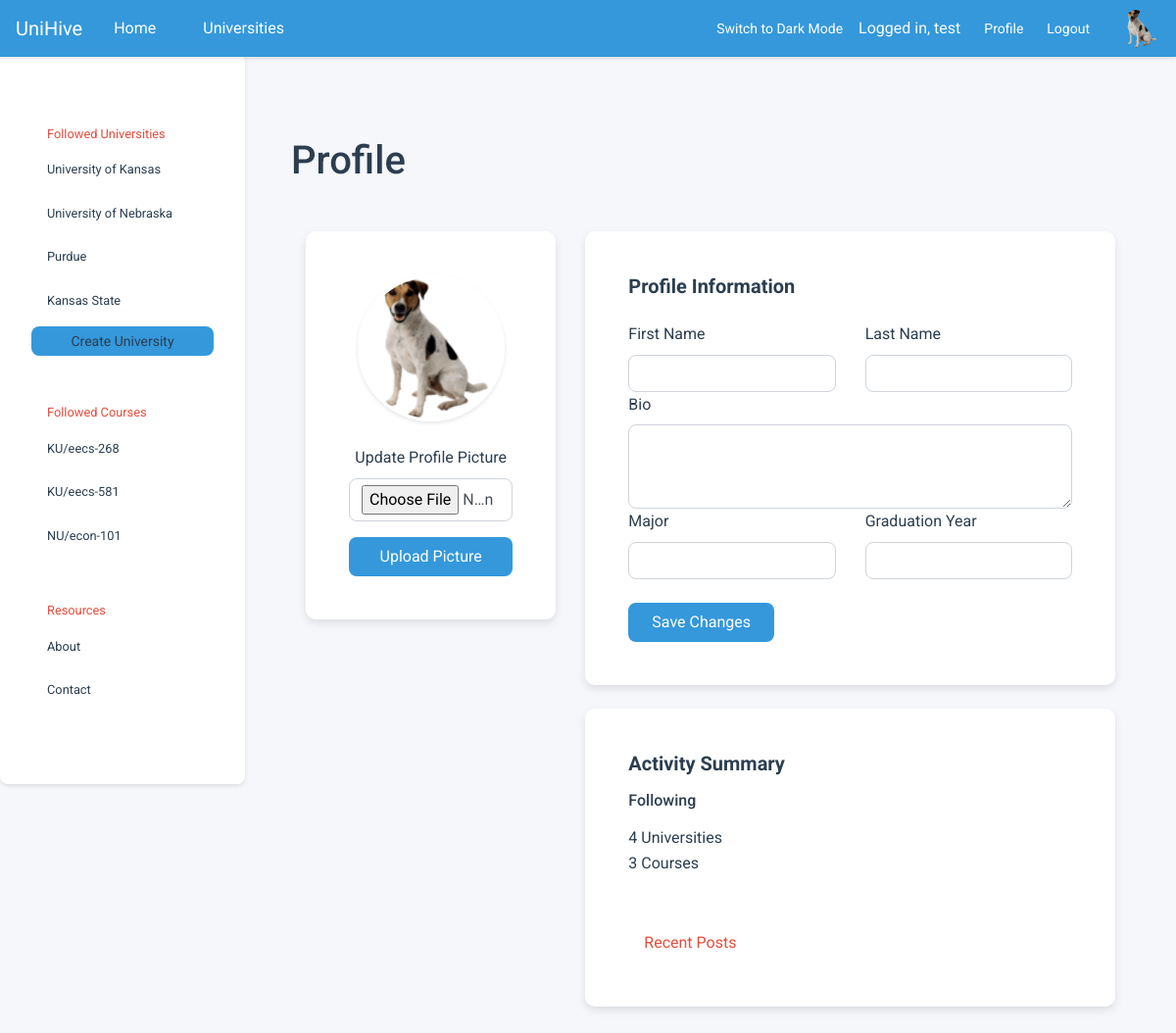
Screenshot of /profile (signed in) with the database file from the repository.
### tables this page shows
CREATE TABLE universities (
            id          INTEGER PRIMARY KEY,
            created     TIMESTAMP DEFAULT CURRENT_TIMESTAMP NOT NULL,
            name        VARCHAR UNIQUE NOT NULL,
            acronym     VARCHAR UNIQUE,
            description VARCHAR,
            logo        VARCHAR
        );

CREATE TABLE courses (
            id            INTEGER PRIMARY KEY AUTOINCREMENT,
            created       TIMESTAMP DEFAULT CURRENT_TIMESTAMP NOT NULL,
            name          VARCHAR NOT NULL,
            description   VARCHAR,
            course_number VARCHAR,
            department    INTEGER,
            hours         INTEGER,
            university    INTEGER NOT NULL,
            popularity_score INTEGER DEFAULT 0 
        );

### main.py (the view, shortened to what this page needs)
@app.route("/profile", methods = ["GET", "POST"])
@login_required
def profile():
    user = USERS.get(SESSION.current_user_id)
    if not user:
        SESSION.current_user_id = None
        return redirect(url_for('login'))
    return render_template('user_profile.html', user=user, recent_posts=get_posts_user_recent())

### db.py (called while the page is built)
def query(query: str, parameters: tuple = tuple(), *, count: int = None):
    try:
        cursor = connection.cursor()               # Create a database cursor
        result = cursor.execute(query, parameters) # Execute the query safely
        connection.commit()                        # Commit the changes to DB
        if count is None:                  # If the count was not set
            return result.fetchall()       # Fetch every row in query
        if count == 1:                     # If the count was set one
            return result.fetchone()       # Fetch a single query row
        else:                              # If count was other value
            return result.fetchmany(count) # Fetch desired row amount
    except sqlite3.Error as e:
        print("[QUERY ERROR]", e)
        return False
    finally:
        cursor.close()

### db_util.py (called while the page is built)
def get_posts_user_recent():
    from post import Post
    query_str = f"""
            SELECT id, created, title, content, author, course FROM posts
            WHERE author = ? AND parent IS NULL ORDER BY created DESC;
        """
    posts = [Post(*params) for params in query(
        query_str,
        (USERS[SESSION.current_user_id].username,)
    )]
    if len(posts) > 4:
        return posts[:3]
    else:
        return posts

### department.py (called while the page is built)
    @staticmethod
    def get_department_by_id(id: int):
        params = query(
            "SELECT id, name, abbreviation, university FROM departments WHERE id = ?",
            (id,),
            count = 1
        )
        if not params: return None # Department not found
        return Department(*params) # Construct department object

### main.py (called while the page is built)
@app.context_processor
def inject_default():
    return dict(
        USERS   = USERS,
        SESSION = SESSION,
        active  = None
    )

def login_required(f):
    @wraps(f)
    def decorated_function(*args, **kwargs):
        if SESSION.current_user_id is None:
            flash("Please login to access this page")
            return redirect(url_for('login'))
        return f(*args, **kwargs)
    return decorated_function

### university.py (called while the page is built)
    @staticmethod
    def get_university_by_id(id: int):
        params = query(
            "SELECT id, name, acronym, description FROM universities WHERE id = ?;",
            (id,),
            count = 1
        )
        if not params: return None # University not found
        return University(*params) # Construct university object

### templates/user_profile.html (shortened to what this page needs)
{% extends 'base.html' %} {% block content_title %}Profile{% endblock %}  {% block content_main %}
<div class="container mt-5 pb-5">
  <div class="row">
    <div class="col-md-4">
      <div class="card shadow-sm">
        <div class="card-body text-center">
          <div class="profile-picture-container mb-4">
            {% if USERS[SESSION.current_user_id].profile_img %}
            <img
              src="{{ USERS[SESSION.current_user_id].profile_img }}"
              class="rounded-circle profile-picture"
              alt="Profile Picture"
            />
            {% else %}
            <img
              src="{{ url_for('static', filename='profile_pic.jpg') }}"
              class="rounded-circle profile-picture"
              alt="Default Profile Picture"
            />
            {% endif %}
          </div>
          <form method="POST" enctype="multipart/form-data" class="mt-4">
            <div class="mb-3">
              <label for="profile_picture" class="form-label"
                >Update Profile Picture</label
              >
              <input
                type="file"
                class="form-control"
                id="profile_picture"
                name="profile_picture"
                accept="image/*"
              />
            </div>
            <button type="submit" class="btn btn-primary w-100">
              Upload Picture
            </button>
          </form>
        </div>
      </div>
    </div>
    <div class="col-md-8">
      <div class="card shadow-sm">
        <div class="card-body">
          <h5 class="card-title mb-4">Profile Information</h5>
          <form method="POST" class="needs-validation" novalidate>
            <div class="row g-3">
              <div class="col-md-6">
                <label for="firstName" class="form-label">First Name</label>
                <input
                  type="text"
                  class="form-control"
                  id="firstName"
                  name="firstName"
                  required
                />
              </div>
              <div class="col-md-6">
                <label for="lastName" class="form-label">Last Name</label>
                <input
                  type="text"
                  class="form-control"
                  id="lastName"
                  name="lastName"
                  required
                />
              </div>
              <div class="col-12">
                <label for="bio" class="form-label">Bio</label>
                <textarea
                  class="form-control"
                  id="bio"
                  name="bio"
                  rows="3"
                ></textarea>
              </div>
              <div class="col-md-6">
                <label for="major" class="form-label">Major</label>
                <input
                  type="text"
                  class="form-control"
                  id="major"
                  name="major"
                />
              </div>
              <div class="col-md-6">
                <label for="graduationYear" class="form-label"
                  >Graduation Year</label
                >
                <input
                  type="number"
                  class="form-control"
                  id="graduationYear"
                  name="graduationYear"
                />
              </div>
            </div>
            <div class="mt-4">
              <button type="submit" class="btn btn-primary">
                Save Changes
              </button>
            </div>
          </form>
        </div>
      </div>
      <div class="card shadow-sm mt-4">
        <div class="card-body">
          <h5 class="card-title">Activity Summary</h5>
          <div class="row mt-3">
            <div class="col-md-6">
              <h6>Following</h6>
              <p class="mb-0">
                {{ USERS[SESSION.current_user_id].followed_universities|length
                }} Universities
              </p>
              <p>
                {{ USERS[SESSION.current_user_id].followed_courses|length }}
                Courses
              </p>
            </div>
          </div>
          <div class="sidebar-header">Recent Posts</div>
        </div>
      </div>
    </div>
  </div>
</div>
{% endblock %}

### templates/base.html (shortened to what this page needs)
<!doctype html>
<html lang="en">
  <head>
    <link
      rel="stylesheet"
      href="https://cdn.jsdelivr.net/npm/bootstrap@4.0.0/dist/css/bootstrap.min.css"
    />
    <link rel="stylesheet" href="{{url_for('static', filename='main.css')}}" />
  </head>
  <body>
    <nav class="navbar navbar-expand-lg navbar-custom fixed-top">
      <div class="container-fluid">
        <div class="d-flex align-items-center">
          <a class="navbar-brand" href="/">UniHive</a>
          <div class="collapse navbar-collapse" id="navbarNavDropdown">
            <ul class="navbar-nav">
              <li class="nav-item">
                <a class="nav-link" href="{{ url_for('home') }}">Home</a>
              </li>
              <li class="nav-item">
                <a class="nav-link" href="#">Universities</a>
              </li>
            </ul>
          </div>
        </div>
        <div class="d-flex align-items-center">
          <button id="theme-toggle" class="btn btn-outline-light btn-sm me-2">
          </button>
          {% if SESSION.current_user_id %}
          <span class="text-light mr-3"
            >Logged in, {{ USERS[SESSION.current_user_id].username }}</span
          >
          <a
            href="{{ url_for('profile') }}"
            class="btn btn-outline-light btn-sm me-2"
            >Profile</a
          >
          <a
            href="{{ url_for('logout') }}"
            class="btn btn-outline-light btn-sm me-2"
            >Logout</a
          >
          <img
            src="{{ url_for('static', filename='profile_pic.jpg') }}"
            class="rounded-circle profile-img"
            alt="Profile"
          />
          {% endif %}
        </div>
      </div>
    </nav>
    <div class="sidebar">
      <div class="sidebar-header">Followed Universities</div>
      {% for followed_university in
      USERS[SESSION.current_user_id].followed_universities %}
      <a
        href="{{url_for('university', university_acro=followed_university.acronym)}}"
        >{{followed_university.name}}</a
      >
      {% endfor %} {% block sidebar_content %} {% endblock %}
      <a
        href="{{url_for('create_university')}}"
        class="btn navbar-toggler btn-sm text-center"
        role="button"
        aria-disabled="true"
        >Create University</a
      >
      <div class="sidebar-header">Followed Courses</div>
      {% for followed_course in USERS[SESSION.current_user_id].followed_courses
      %}
      <a
        href="{{url_for('course', university_acro=followed_course.university.acronym, course=followed_course.name_combined)}}"
        >{{followed_course.university.acronym}}/{{followed_course.name_combined}}</a
      >
      {% endfor %}
      <div class="sidebar-header">Resources</div>
      <a href="#">About</a>
      <a href="#">Contact</a>
    </div>
    <div class="content">
      <div class="container">
        <h1 class="my-5 text-left">{% block content_title %}{% endblock %}</h1>
        {% block content_main %} {% endblock %}
      </div>
    </div>
  </body>
</html>

### static/main.css (style rules this page uses)
:root { --background-color: #f5f7fa; --text-color: #2c3e50; --primary-color: #3498db; --secondary-color: #95a5a6; --accent-color: #e74c3c; --card-bg-color: #ffffff; --card-shadow: rgba(0, 0, 0, 0.1); --link-hover-bg: #ecf0f1; --border-radius: 8px; --transition-speed: 0.3s; }
* { margin: 0; padding: 0; box-sizing: border-box; font-family: "Roboto", sans-serif; }
body { background-color: var(--background-color); color: var(--text-color); line-height: 1.6; transition: background-color var(--transition-speed), color var(--transition-speed); }
.navbar { background-color: var(--primary-color); color: #fff; padding: 1rem 2rem; box-shadow: 0 4px 6px var(--card-shadow); position: fixed; top: 0; left: 0; right: 0; z-index: 1030; }
.navbar a { color: #fff; text-decoration: none; margin-right: 1rem; transition: color var(--transition-speed); }
.sidebar { position: fixed; top: 55px; left: 0; width: 250px; height: calc(100vh - 55px); background-color: var(--card-bg-color); color: var(--text-color); padding: 2rem; display: flex; flex-direction: column; font-size: 0.8rem; border-radius: var(--border-radius); box-shadow: 0 2px 4px var(--card-shadow); }
.sidebar a { display: block; padding: 0.5rem 1rem; margin-bottom: 0.5rem; color: var(--text-color); text-decoration: none; border-radius: var(--border-radius); transition: background-color var(--transition-speed), color var(--transition-speed); }
.sidebar-header { margin-top: 2rem; color: var(--accent-color); padding: 0.5rem 1rem; }
.content { margin-left: 250px; margin-top: 60px; padding: 2rem; }
.card { background-color: var(--card-bg-color); border-radius: var(--border-radius); box-shadow: 0 4px 8px var(--card-shadow); padding: 1.5rem; margin-bottom: 1.5rem; transition: transform var(--transition-speed), box-shadow var(--transition-speed); }
.card-title { font-weight: bold; }
.btn { display: inline-block; background-color: var(--primary-color); color: #fff; padding: 0.75rem 1.5rem; border: none; border-radius: var(--border-radius); cursor: pointer; transition: background-color var(--transition-speed), transform var(--transition-speed); }
h1, h2, h3, h4, h5, h6 { color: var(--text-color); margin-bottom: 1rem; }
p { margin-bottom: 1rem; }

### templates/base.html (style rules this page uses)
.navbar { padding: 0.5rem 1rem; box-shadow: 0 2px 4px rgba(0, 0, 0, 0.1); }
.navbar .container-fluid { padding: 0; }
.nav-link { padding: 0.5rem 1rem !important; }
.profile-img { margin-left: 1em; width: 40px; height: 40px; object-fit: cover; }
.me-2 { margin-right: 0.5rem !important; }
.btn-sm { padding: 0.25rem 0.5rem; font-size: 0.875rem; }

### templates/user_profile.html (style rules this page uses)
.profile-picture-container { position: relative; width: 150px; height: 150px; margin: 0 auto; }
.profile-picture { width: 150px; height: 150px; object-fit: cover; border: 3px solid #fff; box-shadow: 0 2px 4px rgba(0, 0, 0, 0.1); }
.card { border: none; border-radius: 10px; transition: transform 0.2s; }
.form-control { border-radius: 8px; }
.btn-primary { border-radius: 8px; padding: 0.5rem 1.5rem; }

### rows the page displays
universities: name "University of Kansas"
universities: name "University of Nebraska"
universities: name "Purdue"
universities: name "Kansas State"
courses: university.acronym "KU", name_combined "eecs-268"
courses: university.acronym "KU", name_combined "eecs-581"
courses: university.acronym "NU", name_combined "econ-101"

### other values shown
{{ USERS[SESSION.current_user_id].username }} "test"
{{ USERS[SESSION.current_user_id].followed_universities|length }} "4"
{{ USERS[SESSION.current_user_id].followed_courses|length }} "3"
